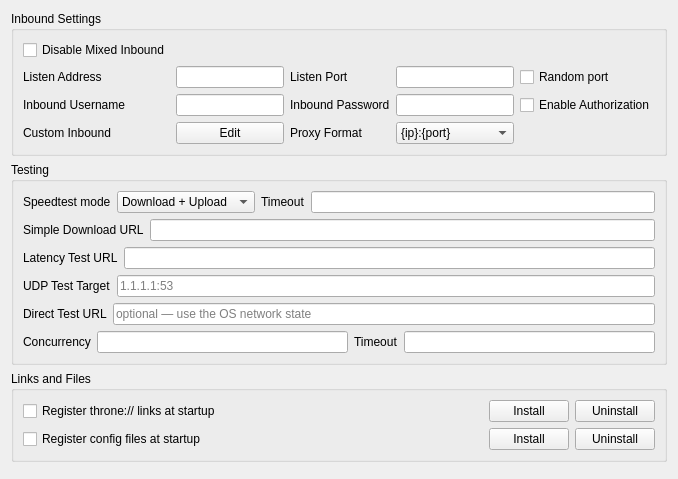
     <widget class="QWidget" name="tab_1">
      <attribute name="title">
       <string>Common</string>
      </attribute>
      <layout class="QVBoxLayout" name="verticalLayout_2">
       <item>
        <widget class="QGroupBox" name="groupBox_5">
         <property name="sizePolicy">
          <sizepolicy hsizetype="Preferred" vsizetype="Preferred">
           <horstretch>0</horstretch>
           <verstretch>0</verstretch>
          </sizepolicy>
         </property>
         <property name="title">
          <string>Inbound Settings</string>
         </property>
         <layout class="QGridLayout" name="gridLayout_9">
          <item row="2" column="5">
           <widget class="QCheckBox" name="inbound_auth">
            <property name="text">
             <string>Enable Authorization</string>
            </property>
           </widget>
          </item>
          <item row="1" column="4">
           <widget class="QLineEdit" name="inbound_socks_port">
            <property name="sizePolicy">
             <sizepolicy hsizetype="Preferred" vsizetype="Fixed">
              <horstretch>0</horstretch>
              <verstretch>0</verstretch>
             </sizepolicy>
            </property>
           </widget>
          </item>
          <item row="4" column="1">
           <widget class="QLabel" name="label_11">
            <property name="text">
             <string>Custom Inbound</string>
            </property>
           </widget>
          </item>
          <item row="4" column="2">
           <widget class="QPushButton" name="custom_inbound_edit">
            <property name="text">
             <string>Edit</string>
            </property>
           </widget>
          </item>
          <item row="2" column="1">
           <widget class="QLabel" name="inbound_user_l">
            <property name="text">
             <string>Inbound Username</string>
            </property>
           </widget>
          </item>
          <item row="0" column="1">
           <widget class="QCheckBox" name="disable_mixed_inbound">
            <property name="text">
             <string>Disable Mixed Inbound</string>
            </property>
           </widget>
          </item>
          <item row="2" column="4">
           <widget class="QLineEdit" name="inbound_pass"/>
          </item>
          <item row="2" column="2">
           <widget class="QLineEdit" name="inbound_user"/>
          </item>
          <item row="1" column="5">
           <widget class="QCheckBox" name="random_listen_port">
            <property name="toolTip">
             <string>&lt;html&gt;&lt;head/&gt;&lt;body&gt;&lt;p&gt;Selects a random available port on every run&lt;/p&gt;&lt;/body&gt;&lt;/html&gt;</string>
            </property>
            <property name="text">
             <string>Random port</string>
            </property>
           </widget>
          </item>
          <item row="1" column="3">
           <widget class="QLabel" name="inbound_socks_port_l">
            <property name="toolTip">
             <string>&lt;html&gt;&lt;head/&gt;&lt;body&gt;&lt;p&gt;Socks
                                                                + HTTP Proxy&lt;/p&gt;&lt;/body&gt;&lt;/html&gt;
                                                            </string>
            </property>
            <property name="text">
             <string>Listen Port</string>
            </property>
           </widget>
          </item>
          <item row="1" column="1">
           <widget class="QLabel" name="label">
            <property name="text">
             <string>Listen Address</string>
            </property>
           </widget>
          </item>
          <item row="2" column="3">
           <widget class="QLabel" name="inbound_pass_l">
            <property name="text">
             <string>Inbound Password</string>
            </property>
           </widget>
          </item>
          <item row="4" column="4">
           <widget class="QComboBox" name="proxy_scheme">
            <item>
             <property name="text">
              <string notr="true">{ip}:{port}</string>
             </property>
            </item>
            <item>
             <property name="text">
              <string notr="true">http://{ip}:{port}</string>
             </property>
            </item>
            <item>
             <property name="text">
              <string notr="true">socks={ip}:{port}</string>
             </property>
            </item>
           </widget>
          </item>
          <item row="4" column="3">
           <widget class="QLabel" name="proxy_scheme_l">
            <property name="text">
             <string>Proxy Format</string>
            </property>
           </widget>
          </item>
          <item row="1" column="2">
           <widget class="QLineEdit" name="inbound_address"/>
          </item>
         </layout>
        </widget>
       </item>
       <item>
        <widget class="QGroupBox" name="groupBox_testing">
         <property name="title">
          <string>Testing</string>
         </property>
         <layout class="QVBoxLayout" name="verticalLayout_8">
          <item>
           <layout class="QHBoxLayout" name="horizontalLayout_10">
            <item>
             <widget class="QLabel" name="label_12">
              <property name="text">
               <string>Speedtest mode</string>
              </property>
             </widget>
            </item>
            <item>
             <widget class="QComboBox" name="speedtest_mode">
              <item>
               <property name="text">
                <string>Download + Upload</string>
               </property>
              </item>
              <item>
               <property name="text">
                <string>Only Download</string>
               </property>
              </item>
              <item>
               <property name="text">
                <string>Only Upload</string>
               </property>
              </item>
              <item>
               <property name="text">
                <string>Simple Download</string>
               </property>
              </item>
              <item>
               <property name="text">
                <string>Only Country</string>
               </property>
              </item>
             </widget>
            </item>
            <item>
             <widget class="QLabel" name="label_19">
              <property name="toolTip">
               <string>&lt;html&gt;&lt;head/&gt;&lt;body&gt;&lt;p&gt;timeout in milliseconds&lt;br/&gt;applies to all tests individually&lt;/p&gt;&lt;/body&gt;&lt;/html&gt;</string>
              </property>
              <property name="text">
               <string>Timeout</string>
              </property>
             </widget>
            </item>
            <item>
             <widget class="QLineEdit" name="test_timeout"/>
            </item>
           </layout>
          </item>
          <item>
           <layout class="QHBoxLayout" name="horizontalLayout_9">
            <item>
             <widget class="QLabel" name="label_16">
              <property name="text">
               <string>Simple Download URL</string>
              </property>
             </widget>
            </item>
            <item>
             <widget class="QLineEdit" name="simple_down_url"/>
            </item>
           </layout>
          </item>
          <item>
           <layout class="QHBoxLayout" name="horizontalLayout_6">
            <item>
             <widget class="QLabel" name="label_13">
              <property name="text">
               <string>Latency Test URL</string>
              </property>
             </widget>
            </item>
            <item>
             <widget class="QLineEdit" name="test_latency_url"/>
            </item>
           </layout>
          </item>
          <item>
           <layout class="QHBoxLayout" name="horizontalLayout_udp_target">
            <item>
             <widget class="QLabel" name="label_udp_target">
              <property name="toolTip">
               <string>&lt;html&gt;&lt;head/&gt;&lt;body&gt;&lt;p&gt;host:port the UDP latency test queries. It has to answer DNS over UDP; if your exit cannot reach it the test reports no UDP even when the path is fine.&lt;/p&gt;&lt;/body&gt;&lt;/html&gt;</string>
              </property>
              <property name="text">
               <string>UDP Test Target</string>
              </property>
             </widget>
            </item>
            <item>
             <widget class="QLineEdit" name="udp_test_target">
              <property name="placeholderText">
               <string notr="true">1.1.1.1:53</string>
              </property>
             </widget>
            </item>
           </layout>
          </item>
          <item>
           <layout class="QHBoxLayout" name="horizontalLayout_direct_test">
            <item>
             <widget class="QLabel" name="label_direct_test_url">
              <property name="toolTip">
               <string>&lt;html&gt;&lt;head/&gt;&lt;body&gt;&lt;p&gt;Fetched &lt;span style=&quot; font-weight:600;&quot;&gt;without&lt;/span&gt; any proxy, so features that must tell a dead internet connection apart from dead servers — such as the auto selector — can check the connection itself, and notice the moment it comes back.&lt;/p&gt;&lt;p&gt;Only put a URL here that is reachable &lt;span style=&quot; font-weight:600;&quot;&gt;directly&lt;/span&gt; on your network. Leave it empty to rely on the operating system's network state instead.&lt;/p&gt;&lt;/body&gt;&lt;/html&gt;</string>
              </property>
              <property name="text">
               <string>Direct Test URL</string>
              </property>
             </widget>
            </item>
            <item>
             <widget class="QLineEdit" name="direct_test_url">
              <property name="placeholderText">
               <string>optional — use the OS network state</string>
              </property>
             </widget>
            </item>
           </layout>
          </item>
          <item>
           <layout class="QHBoxLayout" name="horizontalLayout_11">
            <item>
             <widget class="QLabel" name="label_14">
              <property name="text">
               <string>Concurrency</string>
              </property>
             </widget>
            </item>
            <item>
             <widget class="QLineEdit" name="test_concurrent"/>
            </item>
            <item>
             <widget class="QLabel" name="label_22">
              <property name="toolTip">
               <string>&lt;html&gt;&lt;head/&gt;&lt;body&gt;&lt;p&gt;Timeout for URLtest in ms&lt;br/&gt;Note that muxed connections take a much longer time for their initial request, and setting this value too low will cause the test to falsely report that the config is not working&lt;/p&gt;&lt;/body&gt;&lt;/html&gt;</string>
              </property>
              <property name="text">
               <string>Timeout</string>
              </property>
             </widget>
            </item>
            <item>
             <widget class="QLineEdit" name="url_timeout"/>
            </item>
           </layout>
          </item>
         </layout>
        </widget>
       </item>
       <item>
        <widget class="QGroupBox" name="url_scheme_box">
         <property name="title">
          <string>Links and Files</string>
         </property>
         <layout class="QGridLayout" name="gridLayout_url_scheme">
          <item row="0" column="0">
           <widget class="QCheckBox" name="url_scheme_auto_register">
            <property name="toolTip">
             <string>&lt;html&gt;&lt;head/&gt;&lt;body&gt;&lt;p&gt;Registers Throned as the handler for throne:// links, re-applying the registration whenever the install is moved.&lt;/p&gt;&lt;p&gt;Turning this off does not undo an existing registration: use Uninstall for that.&lt;/p&gt;&lt;/body&gt;&lt;/html&gt;</string>
            </property>
            <property name="text">
             <string>Register throne:// links at startup</string>
            </property>
           </widget>
          </item>
          <item row="0" column="1">
           <spacer name="horizontalSpacer_url_scheme">
            <property name="orientation">
             <enum>Qt::Orientation::Horizontal</enum>
            </property>
            <property name="sizeHint" stdset="0">
             <size>
              <width>40</width>
              <height>20</height>
             </size>
            </property>
           </spacer>
          </item>
          <item row="0" column="2">
           <widget class="QLabel" name="url_scheme_status">
            <property name="text">
             <string notr="true"/>
            </property>
           </widget>
          </item>
          <item row="0" column="3">
           <widget class="QPushButton" name="url_scheme_install">
            <property name="toolTip">
             <string>&lt;html&gt;&lt;head/&gt;&lt;body&gt;&lt;p&gt;Registers the handler now, without waiting for the next start.&lt;/p&gt;&lt;/body&gt;&lt;/html&gt;</string>
            </property>
            <property name="text">
             <string>Install</string>
            </property>
           </widget>
          </item>
          <item row="0" column="4">
           <widget class="QPushButton" name="url_scheme_uninstall">
            <property name="toolTip">
             <string>&lt;html&gt;&lt;head/&gt;&lt;body&gt;&lt;p&gt;Removes the throne:// handler Throned wrote. Entries owned by other applications are left alone.&lt;/p&gt;&lt;/body&gt;&lt;/html&gt;</string>
            </property>
            <property name="text">
             <string>Uninstall</string>
            </property>
           </widget>
          </item>
          <item row="1" column="0">
           <widget class="QCheckBox" name="file_assoc_auto_register">
            <property name="toolTip">
             <string>&lt;html&gt;&lt;head/&gt;&lt;body&gt;&lt;p&gt;Adds Throned to the &quot;Open with&quot; list for JSON and YAML config files, re-applying the registration whenever the install is moved.&lt;/p&gt;&lt;p&gt;Turning this off does not undo an existing registration: use Uninstall for that.&lt;/p&gt;&lt;/body&gt;&lt;/html&gt;</string>
            </property>
            <property name="text">
             <string>Register config files at startup</string>
            </property>
           </widget>
          </item>
          <item row="1" column="2">
           <widget class="QLabel" name="file_assoc_status">
            <property name="text">
             <string notr="true"/>
            </property>
           </widget>
          </item>
          <item row="1" column="3">
           <widget class="QPushButton" name="file_assoc_install">
            <property name="toolTip">
             <string>&lt;html&gt;&lt;head/&gt;&lt;body&gt;&lt;p&gt;Registers the associations now, without waiting for the next start.&lt;/p&gt;&lt;/body&gt;&lt;/html&gt;</string>
            </property>
            <property name="text">
             <string>Install</string>
            </property>
           </widget>
          </item>
          <item row="1" column="4">
           <widget class="QPushButton" name="file_assoc_uninstall">
            <property name="toolTip">
             <string>&lt;html&gt;&lt;head/&gt;&lt;body&gt;&lt;p&gt;Removes every config file association Throned wrote, including those added by older versions. Associations owned by other applications are left alone.&lt;/p&gt;&lt;/body&gt;&lt;/html&gt;</string>
            </property>
            <property name="text">
             <string>Uninstall</string>
            </property>
           </widget>
          </item>
         </layout>
        </widget>
       </item>
       <item>
        <widget class="QWidget" name="horizontalWidget_1" native="true">
         <property name="sizePolicy">
          <sizepolicy hsizetype="Preferred" vsizetype="Maximum">
           <horstretch>0</horstretch>
           <verstretch>0</verstretch>
          </sizepolicy>
         </property>
         <layout class="QHBoxLayout" name="horizontalLayout_2">
          <property name="leftMargin">
           <number>0</number>
          </property>
          <property name="topMargin">
           <number>0</number>
          </property>
          <property name="rightMargin">
           <number>0</number>
          </property>
          <property name="bottomMargin">
           <number>0</number>
          </property>
         </layout>
        </widget>
       </item>
      </layout>
     </widget>
